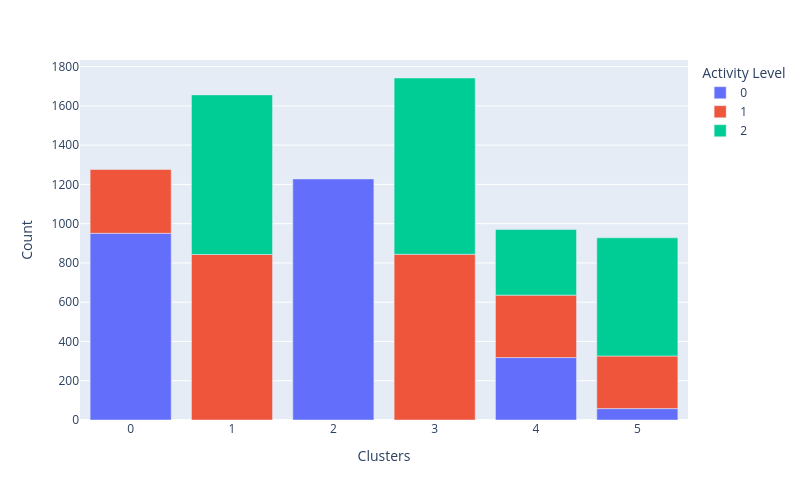
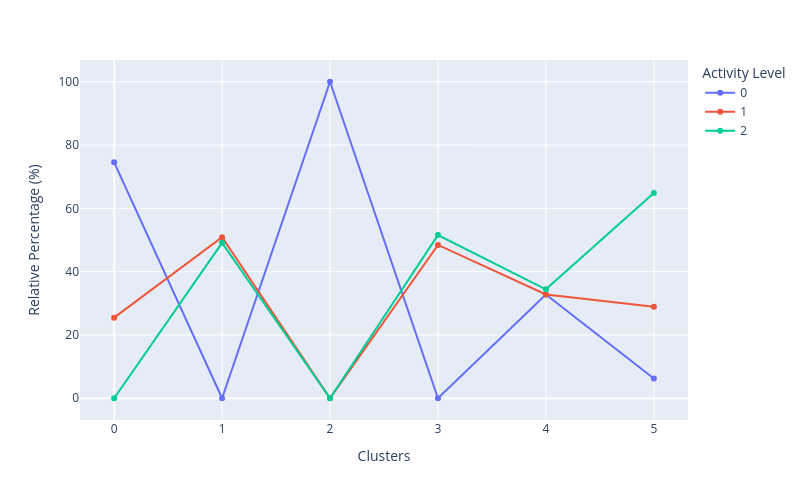

The cell these charts' notebook holds for them, in order:
### Markdown cell above
Lets check the same with Activity Level, where I am predicting a good profile with clear seperation and distinct groups.

### Code cell
df_cluster_vs=  df_cleaned.copy()
df_cluster_vs['Clusters'] = X['Clusters']
cluster_distribution_per_variable(df=df_cluster_vs, target='Activity Level')

### Figure 1 — Plotly figure (JSON) as saved in the notebook; plotly's stock layout.template omitted (floating-point values rounded to 4 significant figures)
{"data": [{"alignmentgroup": "True", "hovertemplate": "Activity Level=0<br>Clusters=%{x}<br>Count=%{y}<extra></extra>", "legendgroup": "0", "marker": {"color": "#636efa", "pattern": {"shape": ""}}, "name": "0", "offsetgroup": "0", "orientation": "v", "showlegend": true, "textposition": "auto", "type": "bar", "x": [0, 2, 4, 5], "xaxis": "x", "y": [951, 1228, 318, 58], "yaxis": "y"}, {"alignmentgroup": "True", "hovertemplate": "Activity Level=1<br>Clusters=%{x}<br>Count=%{y}<extra></extra>", "legendgroup": "1", "marker": {"color": "#EF553B", "pattern": {"shape": ""}}, "name": "1", "offsetgroup": "1", "orientation": "v", "showlegend": true, "textposition": "auto", "type": "bar", "x": [0, 1, 3, 4, 5], "xaxis": "x", "y": [325, 843, 844, 318, 268], "yaxis": "y"}, {"alignmentgroup": "True", "hovertemplate": "Activity Level=2<br>Clusters=%{x}<br>Count=%{y}<extra></extra>", "legendgroup": "2", "marker": {"color": "#00cc96", "pattern": {"shape": ""}}, "name": "2", "offsetgroup": "2", "orientation": "v", "showlegend": true, "textposition": "auto", "type": "bar", "x": [1, 3, 4, 5], "xaxis": "x", "y": [813, 898, 334, 602], "yaxis": "y"}], "layout": {"barmode": "relative", "height": 500, "legend": {"title": {"text": "Activity Level"}, "tracegroupgap": 0}, "margin": {"t": 60}, "width": 800, "xaxis": {"anchor": "y", "domain": [0, 1], "tickmode": "array", "tickvals": [0, 2, 5, 4, 3, 1], "title": {"text": "Clusters"}}, "yaxis": {"anchor": "x", "domain": [0, 1], "title": {"text": "Count"}}}}

### Figure 2 — Plotly figure (JSON) as saved in the notebook; plotly's stock layout.template omitted (floating-point values rounded to 4 significant figures)
{"data": [{"hovertemplate": "Activity Level=0<br>Clusters=%{x}<br>Relative Percentage (%)=%{y}<extra></extra>", "legendgroup": "0", "line": {"color": "#636efa", "dash": "solid"}, "marker": {"symbol": "circle"}, "mode": "markers+lines", "name": "0", "orientation": "v", "showlegend": true, "type": "scatter", "x": [0, 1, 2, 3, 4, 5], "xaxis": "x", "y": [74.53, 0, 100, 0, 32.78, 6.25], "yaxis": "y"}, {"hovertemplate": "Activity Level=1<br>Clusters=%{x}<br>Relative Percentage (%)=%{y}<extra></extra>", "legendgroup": "1", "line": {"color": "#EF553B", "dash": "solid"}, "marker": {"symbol": "circle"}, "mode": "markers+lines", "name": "1", "orientation": "v", "showlegend": true, "type": "scatter", "x": [0, 1, 2, 3, 4, 5], "xaxis": "x", "y": [25.47, 50.91, 0, 48.45, 32.78, 28.88], "yaxis": "y"}, {"hovertemplate": "Activity Level=2<br>Clusters=%{x}<br>Relative Percentage (%)=%{y}<extra></extra>", "legendgroup": "2", "line": {"color": "#00cc96", "dash": "solid"}, "marker": {"symbol": "circle"}, "mode": "markers+lines", "name": "2", "orientation": "v", "showlegend": true, "type": "scatter", "x": [0, 1, 2, 3, 4, 5], "xaxis": "x", "y": [0, 49.09, 0, 51.55, 34.43, 64.87], "yaxis": "y"}], "layout": {"height": 500, "legend": {"title": {"text": "Activity Level"}, "tracegroupgap": 0}, "margin": {"t": 60}, "width": 800, "xaxis": {"anchor": "y", "domain": [0, 1], "tickmode": "array", "tickvals": [0, 2, 5, 4, 3, 1], "title": {"text": "Clusters"}}, "yaxis": {"anchor": "x", "domain": [0, 1], "title": {"text": "Relative Percentage (%)"}}}}
